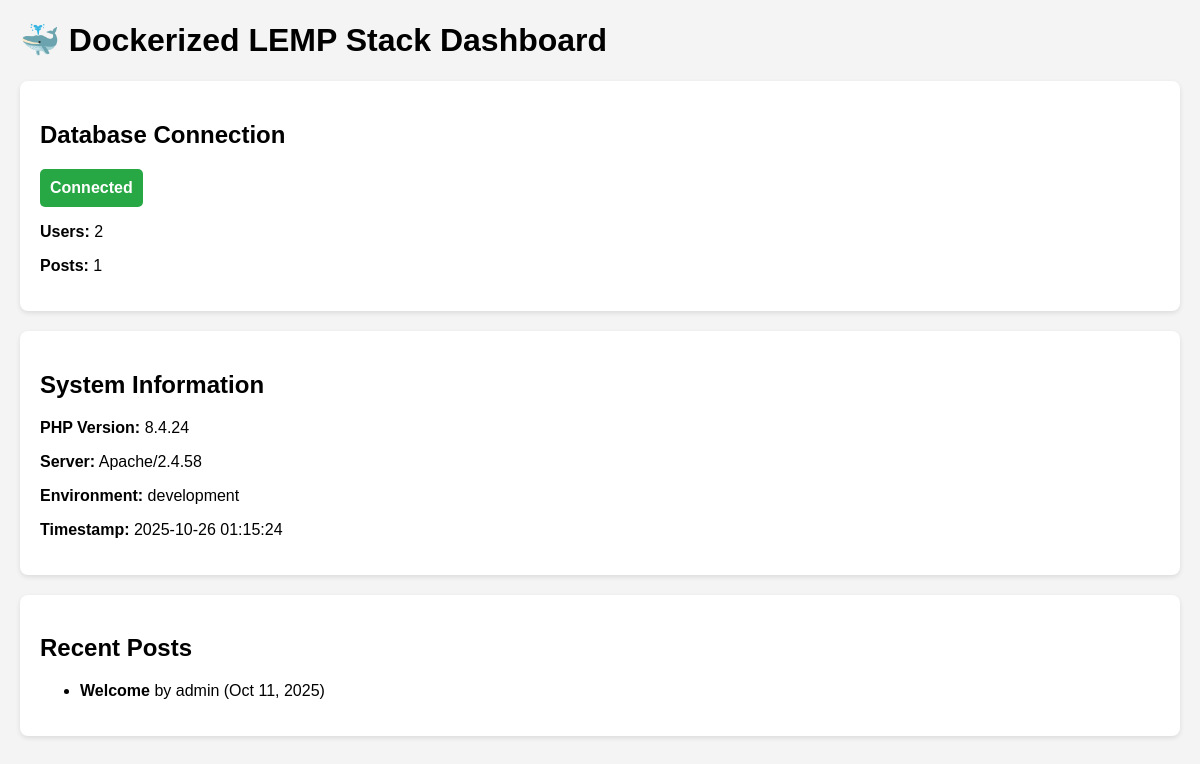
The page / on the database its author committed.
### tables this page shows
CREATE TABLE IF NOT EXISTS posts (
    id INT AUTO_INCREMENT PRIMARY KEY,
    user_id INT NOT NULL,
    title VARCHAR(200) NOT NULL,
    content TEXT,
    status ENUM('draft','published','archived') DEFAULT 'draft',
    created_at TIMESTAMP DEFAULT CURRENT_TIMESTAMP,
    FOREIGN KEY (user_id) REFERENCES users(id) ON DELETE CASCADE
);

CREATE TABLE IF NOT EXISTS users (
    id INT AUTO_INCREMENT PRIMARY KEY,
    username VARCHAR(50) UNIQUE NOT NULL,
    email VARCHAR(100) UNIQUE NOT NULL,
    password_hash VARCHAR(255) NOT NULL,
    created_at TIMESTAMP DEFAULT CURRENT_TIMESTAMP
);

### www/index.php (the view, shortened to what this page needs)
<?php
$db_host = getenv('DB_HOST') ?: 'mysql';
$db_name = getenv('DB_NAME') ?: 'my_app_db';
$db_user = getenv('DB_USER') ?: 'app_user';
$db_password = getenv('DB_PASSWORD') ?: '';
if (empty($db_password)) {
    $db_status = "Connection Failed - Password Not Set";
    $db_color = "#dc3545";
    $user_count = $post_count = 0;
    $posts = [];
} else {
    function getConnection() {
        global $db_host, $db_name, $db_user, $db_password;
        try {
            $pdo = new PDO("mysql:host=$db_host;dbname=$db_name;charset=utf8mb4",
                          $db_user, $db_password, [
                PDO::ATTR_ERRMODE => PDO::ERRMODE_EXCEPTION,
                PDO::ATTR_DEFAULT_FETCH_MODE => PDO::FETCH_ASSOC,
                PDO::ATTR_EMULATE_PREPARES => false,
            ]);
            return $pdo;
        } catch (PDOException $e) {
            return null;
        }
    }
    $pdo = getConnection();
    $db_status = $pdo ? "Connected" : "Connection Failed";
    $posts = [];
    if ($pdo) {
        try {
            $stmt = $pdo->prepare("SELECT COUNT(*) as count FROM users");
            $stmt->execute();
            $user_count = $stmt->fetch()['count'];
            $stmt = $pdo->prepare("SELECT COUNT(*) as count FROM posts WHERE status = 'published'");
            $stmt->execute();
            $post_count = $stmt->fetch()['count'];
            $stmt = $pdo->prepare("SELECT u.username, p.title, p.created_at
                                  FROM posts p
                                  JOIN users u ON p.user_id = u.id
                                  WHERE p.status = 'published'
                                  ORDER BY p.created_at DESC
                                  LIMIT 3");
            $stmt->execute();
            $posts = $stmt->fetchAll();
        } catch (Exception $e) {
            $user_count = $post_count = 0;
            $posts = [];
        }
    }
}
?>
<!DOCTYPE html>
<html lang="en">
<head>
</head>
<body>
    <h1>🐳 Dockerized LEMP Stack Dashboard</h1>
    <div class="card">
        <h2>Database Connection</h2>
        <div class="status"><?= $db_status ?></div>
        <?php if ($pdo): ?>
            <p><strong>Users:</strong> <?= $user_count ?? 0 ?></p>
            <p><strong>Posts:</strong> <?= $post_count ?? 0 ?></p>
        <?php endif; ?>
    </div>
    <div class="card">
        <h2>System Information</h2>
        <p><strong>PHP Version:</strong> <?= PHP_VERSION ?></p>
        <p><strong>Server:</strong> <?= $_SERVER['SERVER_SOFTWARE'] ?? 'Nginx' ?></p>
        <p><strong>Environment:</strong> <?= getenv('APP_ENV') ?: 'development' ?></p>
        <p><strong>Timestamp:</strong> <?= date('Y-m-d H:i:s') ?></p>
    </div>
    <div class="card">
        <h2>Recent Posts</h2>
        <ul class="posts">
            <?php if (!empty($posts)): ?>
                <?php foreach ($posts as $post): ?>
                    <li>
                        <strong><?= htmlspecialchars($post['title']) ?></strong>
                        by <?= htmlspecialchars($post['username']) ?>
                        (<?= date('M j, Y', strtotime($post['created_at'])) ?>)
                    </li>
                <?php endforeach; ?>
            <?php else: ?>
                <li>No posts found or DB unavailable.</li>
            <?php endif; ?>
        </ul>
    </div>
</body>
</html>

### rows shown on the page
posts: title "Welcome", user.username "admin", created_at "Oct 11, 2025"

### other values the page prints
$db_status "Connected"
$user_count "2"
$post_count "1"
PHP_VERSION "8.4.24"
$_SERVER['SERVER_SOFTWARE'] "Apache/2.4.58"
getenv('APP_ENV') ?: 'development' "development"
